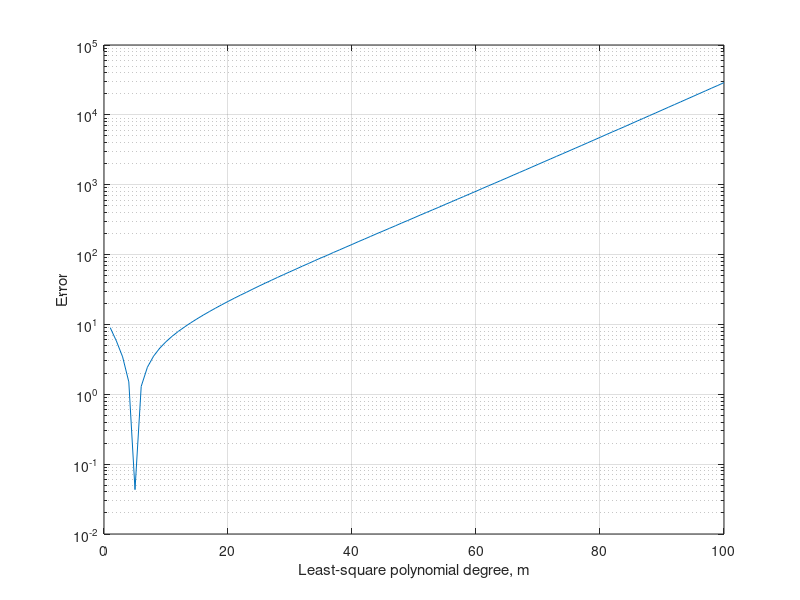

Here is the MATLAB script that generated this plot:
xi_yi = load("data.mat").data;

m_max = 100 ;

xi = xi_yi(:,1);
yi = xi_yi(:,2);
% m<=n
er = zeros(1,m_max);

for m = 1:m_max
    
    px = polyfit(xi,yi,m);
    
    % hormer algorithm with reverse loop
    y = px(1);
    for i = 2:length(px)
        y = y .* xi + px(i);
    end

    er(m) = norm(xi.^m - y);
end 

% view
figure;
semilogy(1:m_max, er, '-');
xlabel('Least-square polynomial degree, m');
ylabel('Error');
grid on;